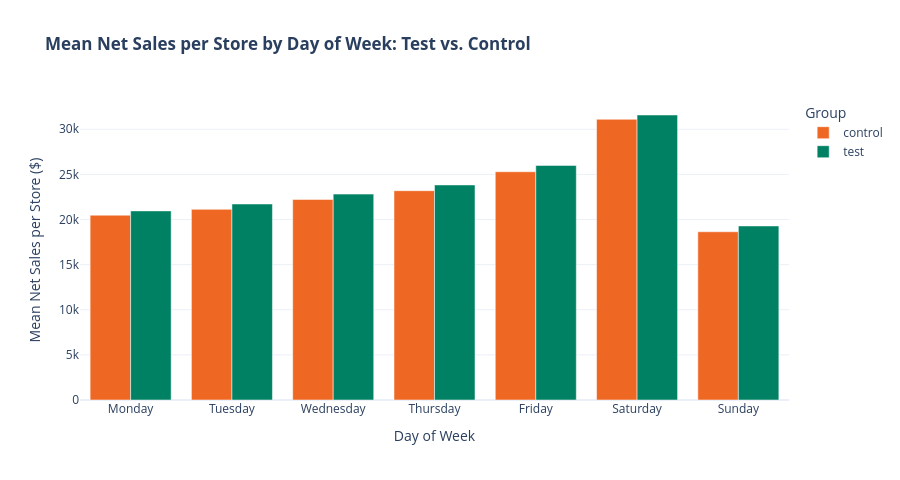

The cell this chart's notebook holds for it:
### Markdown cell above
## 8. Weekly Seasonality and Purchase Patterns (Day-of-Week Analysis)

Convenience stores are highly sensitive to the day of the week: Fridays and weekends show pronounced peaks in beverages, snacks, and convenience items.

We check whether the control group closely mirrors the test group's intra-week pattern.

### Code cell
df_tc['day_of_week'] = df_tc['dt_ref'].dt.day_name()
day_order = ['Monday', 'Tuesday', 'Wednesday', 'Thursday', 'Friday', 'Saturday', 'Sunday']

dow_agg = df_tc.groupby(['day_of_week', 'flag'])[['net_sales', 'qty_sold']].mean().reset_index()
dow_agg['day_of_week'] = pd.Categorical(dow_agg['day_of_week'], categories=day_order, ordered=True)
dow_agg = dow_agg.sort_values('day_of_week')

fig = px.bar(
    dow_agg, x='day_of_week', y='net_sales', color='flag', barmode='group',
    color_discrete_map={'test': PALETTE['test'], 'control': PALETTE['control']},
    title='<b>Mean Net Sales per Store by Day of Week: Test vs. Control</b>',
    labels={'net_sales': 'Mean Net Sales per Store ($)', 'day_of_week': 'Day of Week', 'flag': 'Group'}
)
fig.update_layout(template='plotly_white', height=480)
fig.show()

### Figure 1 — Plotly figure (JSON) as saved in the notebook; plotly's stock layout.template omitted (floating-point values rounded to 4 significant figures)
{"data": [{"alignmentgroup": "True", "hovertemplate": "Group=control<br>Day of Week=%{x}<br>Mean Net Sales per Store ($)=%{y}<extra></extra>", "legendgroup": "control", "marker": {"color": "#EE6723", "pattern": {"shape": ""}}, "name": "control", "offsetgroup": "control", "orientation": "v", "showlegend": true, "textposition": "auto", "type": "bar", "x": ["Monday", "Tuesday", "Wednesday", "Thursday", "Friday", "Saturday", "Sunday"], "xaxis": "x", "y": [20480.0, 21130.0, 22210.0, 23190.0, 25290.0, 31100.0, 18640.0], "yaxis": "y"}, {"alignmentgroup": "True", "hovertemplate": "Group=test<br>Day of Week=%{x}<br>Mean Net Sales per Store ($)=%{y}<extra></extra>", "legendgroup": "test", "marker": {"color": "#008163", "pattern": {"shape": ""}}, "name": "test", "offsetgroup": "test", "orientation": "v", "showlegend": true, "textposition": "auto", "type": "bar", "x": ["Monday", "Tuesday", "Wednesday", "Thursday", "Friday", "Saturday", "Sunday"], "xaxis": "x", "y": [20960.0, 21720.0, 22810.0, 23830.0, 25990.0, 31580.0, 19290.0], "yaxis": "y"}], "layout": {"barmode": "group", "height": 480, "legend": {"title": {"text": "Group"}, "tracegroupgap": 0}, "title": {"text": "<b>Mean Net Sales per Store by Day of Week: Test vs. Control</b>"}, "xaxis": {"anchor": "y", "domain": [0, 1], "title": {"text": "Day of Week"}}, "yaxis": {"anchor": "x", "domain": [0, 1], "title": {"text": "Mean Net Sales per Store ($)"}}}}
